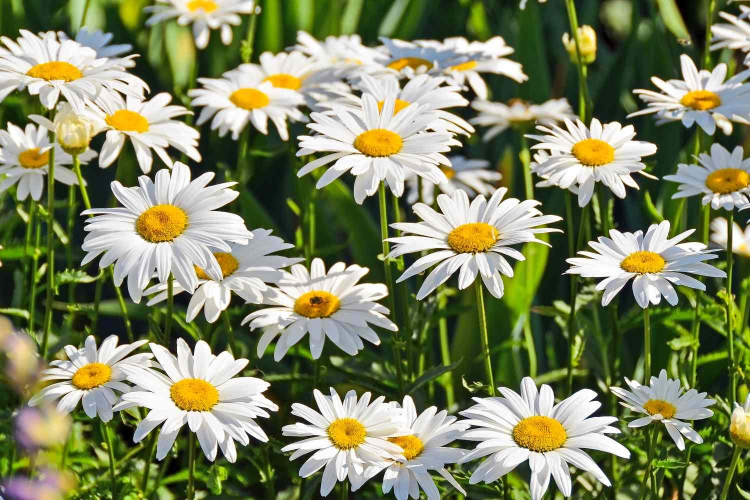
#> input picture data/daisy.jpg, 1500 x 1000 px, given in place of BigBuckBunny_320x180.mp4, which was not available (shown at 1/2 size)
$ python video_utils.py
#> lines starting #> are read from the running program, lines starting #| are printed output that depends on the picture; pictures that were not available may be replaced by others from this repository, and a replacement may not be noted
from io import BytesIO
from pathlib import Path
from typing import Union, Optional

import cv2
import math
from PIL import Image as PILImage
from PIL.Image import Image as PILImageType
from tqdm import tqdm
import random


class VideoUtils:
    """
    Utility class for performing various video operations,
    such as frame extraction, duration calculation, and thumbnail generation.
    """

    # [60 lines left out: functions extract_video_frames, extract_video_frame_count, not called in this run]

    @staticmethod
    def extract_video_duration(video_path: Union[str, Path]) -> int:
        """
        Get the duration of the video in seconds.

        Args:
            video_path: Path to the video file.

        Returns:
            Duration in seconds.
        """
        vidcap = cv2.VideoCapture(str(video_path))
        fps = vidcap.get(cv2.CAP_PROP_FPS)
        total_frames = vidcap.get(cv2.CAP_PROP_FRAME_COUNT)
        vidcap.release()
        return int(total_frames / fps) if fps else 0

    @staticmethod
    def extract_video_frame_at_t(
            video_path: Union[str, Path],
            timestamp_seconds: int
    ) -> PILImageType:
        """
        Extract a single frame at a given timestamp.

        Args:
            video_path: Path to the video file.
            timestamp_seconds: Time in seconds to extract frame from.

        Returns:
            A PIL Image of the frame.

        Raises:
            ValueError: If frame could not be read.
        """
#> called with video_path = './../../../data/BigBuckBunny_320x180.mp4', timestamp_seconds = 0
        vidcap = cv2.VideoCapture(str(video_path))
        fps = vidcap.get(cv2.CAP_PROP_FPS)
        frame_num = int(fps * timestamp_seconds)

        vidcap.set(cv2.CAP_PROP_POS_FRAMES, frame_num)
        success, frame = vidcap.read()
#> frame is the input picture: shape (1000, 1500, 3); mean B, G, R 98.1, 134.1, 128
        vidcap.release()

        if not success:
            raise ValueError(f"Could not extract frame at {timestamp_seconds}s")

        frame_rgb = cv2.cvtColor(frame, cv2.COLOR_BGR2RGB)
        return PILImage.fromarray(frame_rgb)

    @classmethod
    def create_video_thumbnail(
            cls,
            video_path: Union[str, Path],
            thumbnail_size: tuple[int, int] = (128, 128),
            t: Optional[int] = None
    ) -> PILImageType:
        """
        Create a thumbnail image from a specific timestamp in the video.

        Args:
            video_path: Path to the video.
            thumbnail_size: Size of the resulting thumbnail.
            t: Timestamp in seconds to extract frame from.

        Returns:
            A PIL Image object (RGB) thumbnail.
        """
        video_duration = cls.extract_video_duration(video_path)
        if t is None:
            t = random.randint(0, video_duration)
        frame = cls.extract_video_frame_at_t(video_path, t)
        frame.thumbnail(thumbnail_size)
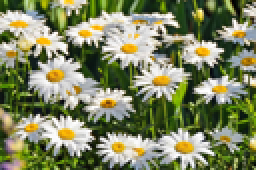
#> frame: PIL image 128x85 RGB (shown 2 times larger); mean R, G, B 127.9, 134.1, 98
        frame = frame.convert("RGB")

        thumbnail_bytes = BytesIO()
        frame.save(thumbnail_bytes, format="JPEG")
        thumbnail_bytes.seek(0)
        return PILImage.open(thumbnail_bytes)
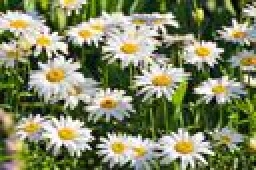
#> returned value: PIL image 128x85 RGB (shown 2 times larger); mean R, G, B 127.8, 134, 98.7

    # [45 lines left out: functions seconds_to_time_string, get_frame_number_from_filename, get_output_prefix_from_filename, not called in this run]


if __name__ == '__main__':
    pdf_path = "./../../../data/BigBuckBunny_320x180.mp4"
    thumbnail = VideoUtils.create_video_thumbnail(pdf_path)
    thumbnail.show()

$ run again, on data/dog.jpg
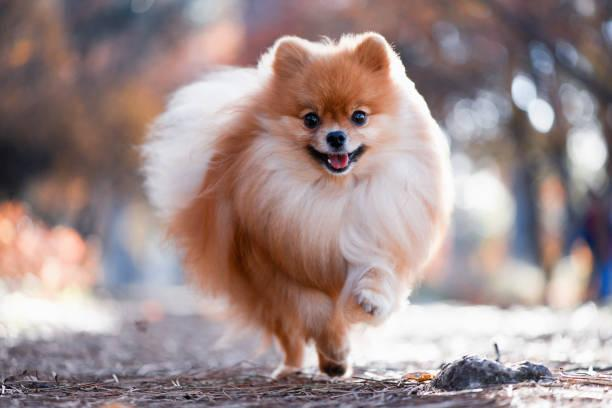
#> input picture data/dog.jpg, 612 x 408 px, given in place of BigBuckBunny_320x180.mp4, which was not available
#> in extract_video_frame_at_t, frame is the input picture: shape (408, 612, 3); mean B, G, R 139.5, 140.4, 158.8
#> in create_video_thumbnail, `frame.thumbnail(thumbnail_size)`:
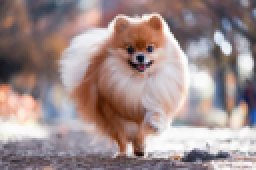
#> frame: PIL image 128x85 RGB (shown 2 times larger); mean R, G, B 159, 140.6, 139.6
#> in create_video_thumbnail, `return PILImage.open(thumbnail_bytes)`:
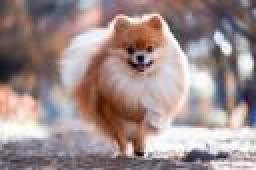
#> returned value: PIL image 128x85 RGB (shown 2 times larger); mean R, G, B 158.8, 140.6, 139.5

$ run again, on data/roses.jpg
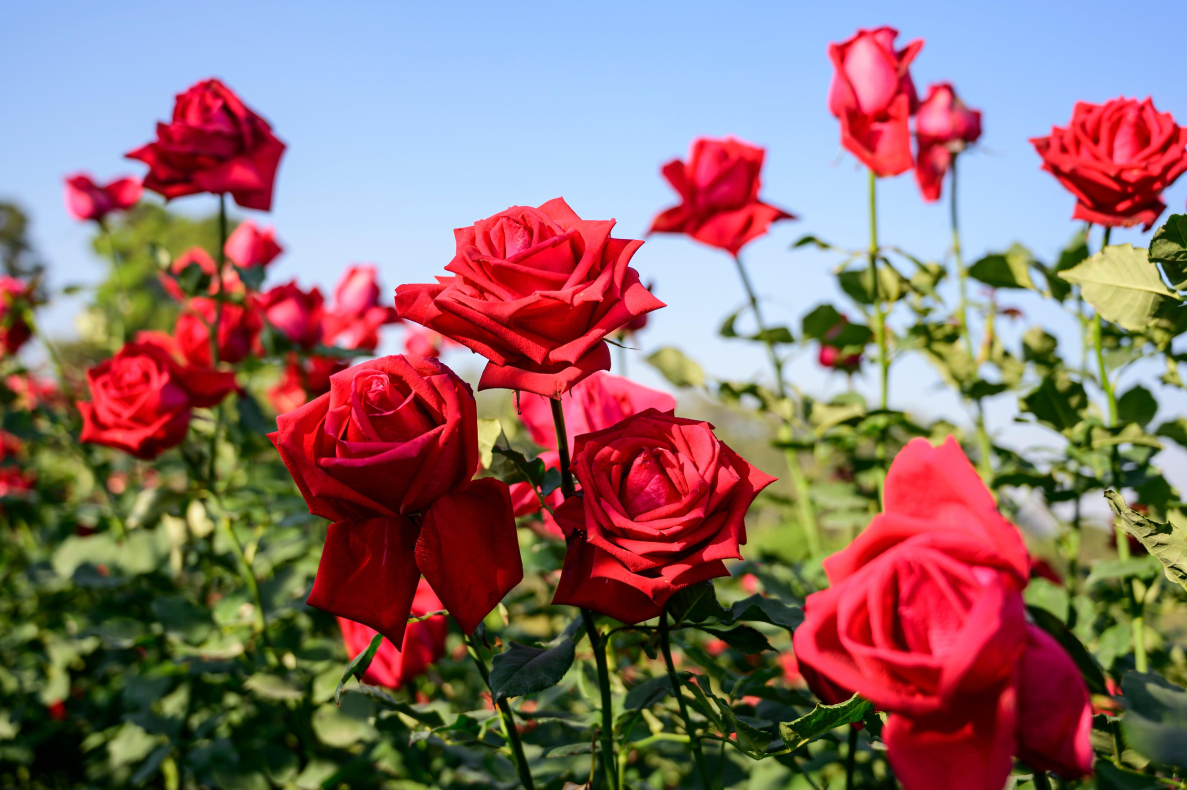
#> input picture data/roses.jpg, 4748 x 3159 px, given in place of BigBuckBunny_320x180.mp4, which was not available (shown at 1/4 size)
#> in extract_video_frame_at_t, frame is the input picture: shape (3159, 4748, 3); mean B, G, R 107.7, 109.6, 140.9
#> in create_video_thumbnail, `frame.thumbnail(thumbnail_size)`:
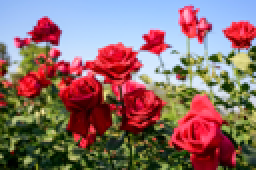
#> frame: PIL image 128x85 RGB (shown 2 times larger); mean R, G, B 140.9, 109.7, 107.7
#> in create_video_thumbnail, `return PILImage.open(thumbnail_bytes)`:
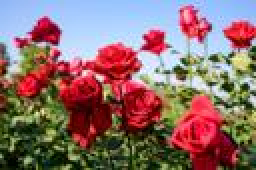
#> returned value: PIL image 128x85 RGB (shown 2 times larger); mean R, G, B 140.8, 110.1, 108.4

$ run again, on data/sunflowers.jpg
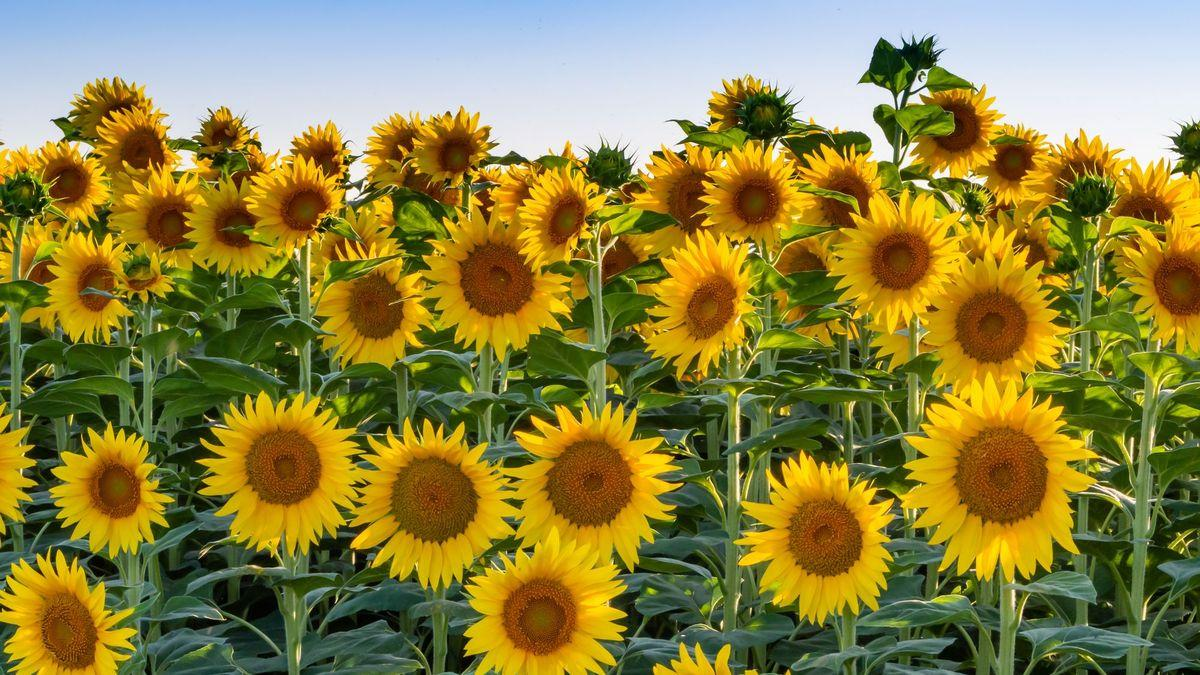
#> input picture data/sunflowers.jpg, 1200 x 675 px, given in place of BigBuckBunny_320x180.mp4, which was not available
#> in extract_video_frame_at_t, frame is the input picture: shape (675, 1200, 3); mean B, G, R 64.5, 130.4, 140.3
#> in create_video_thumbnail, `frame.thumbnail(thumbnail_size)`:
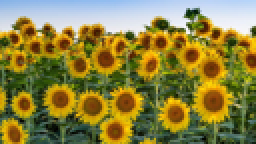
#> frame: PIL image 128x72 RGB (shown 2 times larger); mean R, G, B 140.3, 130.4, 64.5
#> in create_video_thumbnail, `return PILImage.open(thumbnail_bytes)`:
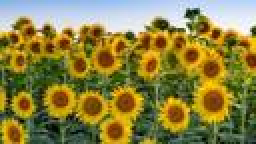
#> returned value: PIL image 128x72 RGB (shown 2 times larger); mean R, G, B 140.3, 130.4, 66.9
